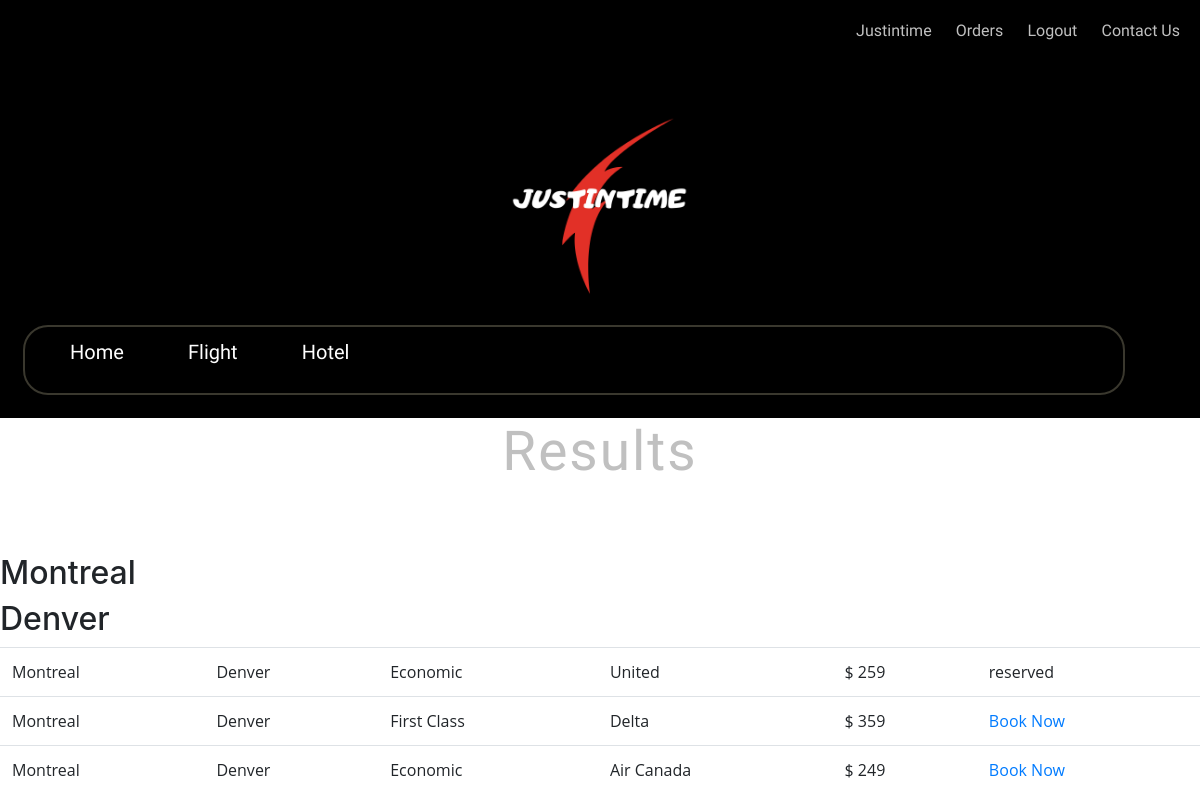
The app's page /flight/booking/Montreal/Denver (signed in) with its own data.
### flight/models.py (models this page shows, shortened)
class flight(models.Model):
    id = models.AutoField(auto_created=True, primary_key=True)
    from_city = models.CharField(max_length=30)
    to_city = models.CharField(max_length=30)
    flightName = models.CharField(max_length=80)
    type = models.CharField(max_length=30)
    seat = models.CharField(max_length = 100)
    price = models.PositiveSmallIntegerField(blank=True, default=None, null=True,)
    booker = models.ForeignKey(User, related_name='flight_booker', blank=True, null=True, on_delete=models.CASCADE,)
    destription = models.TextField(blank=True, null=True)

### flight/views.py (the view)
# urls.py: path("booking/<from_city>/<to_city>", views.booking, name="booking"),
def booking(request, from_city, to_city):
    db_flight = flight.objects.filter(from_city=from_city, to_city=to_city)
    return render(request, "flight/booking.html", {'db':db_flight})

### templates/flight/booking.html (shortened to what this page needs)
{% extends 'base.html' %}
{% load static %}
{% block content %}
<h1>Results</h1>
<h2>{{ db.first.from_city }}</h2>
<h2>{{ db.first.to_city }}</h2>
  <table class="table">
        <tbody>
            {% for f in db %}
              <tr>
                <td>{{f.from_city}}</td>
                <td>{{f.to_city}}</td>
                  <td>{{ f.type }}</td>
                  <td>{{ f.flightName }}</td>
                  <td> $ {{ f.price }}</td>
                {% if f.booker %}
                    <td>reserved</td>
                {% else %}
                    <td><a href="/flight/book/{{ f.id }}">Book Now</a></td>
                {% endif %}
              </tr>
            {% endfor %}
        </tbody>
  </table>
{% endblock %}

### templates/base.html (shortened to what this page needs)
<!doctype html>
{% load static %}
<html>
<head>
    <link rel="stylesheet" herf="{%  static 'css/bootstrap/bootstrap.css' %}">
    <link rel="stylesheet" href="https://maxcdn.bootstrapcdn.com/bootstrap/4.0.0/css/bootstrap.min.css">
    <link rel="stylesheet" type="text/css" href="{% static 'css/style.css' %}">
</head>
<body >
    <nav class="signin-navbar">
        <ul>
            {% if user.is_authenticated %}
                <li><a href="{% url 'account:my_information' %}">{{  user.username }}</a></li>
                <li><a href="{% url 'account:my_orders' %}">Orders</a></li>
                <li><a href="{% url 'account:user_logout' %}">Logout</a></li>
            {% else %}
                <li><a href="{% url 'account:user_login' %}">Login</a></li>
                <li><a href="{% url 'account:user_register' %}">Register</a></li>
            {% endif %}
            <li><a href="{% url 'account:contact' %}">Contact Us</a></li>
        </ul>
    </nav>
    <header class="tm-header">
            <img class="tm-logo" src= "{% static 'images/logo.png'%}" alt="JustInTime">
            <nav class="tm-nav" >
                <div class="container-fluid">
                <ul>
                    <li><a class="active" href="{% url 'index' %}">Home</a></li>
                    <li><a href="{% url 'flight:search' %}">Flight </a></li>
                    <li><a href="{% url 'hotel:search' %}">Hotel</a></li>
                </ul>
                </div>
            </nav>
    </header>
        {% block content %}
        {% endblock %}
</body>
</html>

### static/css/style.css (style rules this page uses)
body, html { height: 100%; margin: 0; }
* { margin: 0; padding: 0; font-family: 'Open Sans', sans-serif; }
.tm-header { background: black; display: block; padding: 20px; }
.tm-logo { align-content: center; display: block; margin: 0 auto; width: 20%; }
.tm-nav { max-width: 95%; border: 2px solid #3a382e; border-radius: 25px; display: block; margin: 3px; }
.tm-nav div ul li { display:inline-block; }
.tm-nav div ul li a { font-size: 20px; padding: 10px 30px; text-decoration: none; color: #fff; line-height: 50px; font-family: 'Tomorrow', sans-serif; }
h1 { margin-bottom: 70px; font-size: 55px; font-family: 'Indie Flower', cursive; letter-spacing: 2px; text-align: center; color: #C0C0C0; }
.signin-navbar { width: 100%; height: 70px; background-color: black; }
.signin-navbar ul { width: auto; float:right; margin-top: 8px; margin-right: 10px; }
.signin-navbar ul li { display: inline-block; padding: 10px 10px; }
.signin-navbar ul li a { color: #C0C0C0; font-family: 'Solway', serif; }

### records on screen
flight: first.from_city "Montreal", first.to_city "Denver", from_city "Montreal", to_city "Denver", type "Economic", flightName "United", price "259", shows "reserved"
flight: from_city "Montreal", to_city "Denver", type "First Class", flightName "Delta", price "359"
flight: from_city "Montreal", to_city "Denver", type "Economic", flightName "Air Canada", price "249"

### other values on screen
{{ user.username }} "Justintime"
